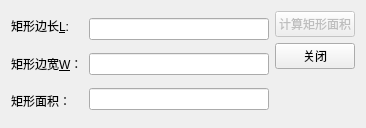
<?xml version="1.0" encoding="UTF-8"?>
<ui version="4.0">
 <class>RectangleDialog</class>
 <widget class="QDialog" name="RectangleDialog">
  <property name="geometry">
   <rect>
    <x>0</x>
    <y>0</y>
    <width>366</width>
    <height>128</height>
   </rect>
  </property>
  <property name="windowTitle">
   <string>矩形面积计算窗口</string>
  </property>
  <layout class="QGridLayout" name="gridLayout">
   <item row="0" column="0" rowspan="2">
    <layout class="QVBoxLayout" name="verticalLayout">
     <item>
      <widget class="QLabel" name="label_1">
       <property name="text">
        <string>&lt;html&gt;&lt;head/&gt;&lt;body&gt;&lt;p&gt;矩形边长&amp;amp;L:&lt;/p&gt;&lt;/body&gt;&lt;/html&gt;</string>
       </property>
       <property name="buddy">
        <cstring>lengthEdit</cstring>
       </property>
      </widget>
     </item>
     <item>
      <widget class="QLabel" name="label_2">
       <property name="text">
        <string>&lt;html&gt;&lt;head/&gt;&lt;body&gt;&lt;p&gt;矩形边宽&amp;amp;W：&lt;/p&gt;&lt;/body&gt;&lt;/html&gt;</string>
       </property>
       <property name="buddy">
        <cstring>widthEdit</cstring>
       </property>
      </widget>
     </item>
     <item>
      <widget class="QLabel" name="label_3">
       <property name="text">
        <string>&lt;html&gt;&lt;head/&gt;&lt;body&gt;&lt;p&gt;矩形面积：&lt;/p&gt;&lt;/body&gt;&lt;/html&gt;</string>
       </property>
       <property name="buddy">
        <cstring>rectangleAreaEdit</cstring>
       </property>
      </widget>
     </item>
    </layout>
   </item>
   <item row="0" column="1" rowspan="2">
    <layout class="QVBoxLayout" name="verticalLayout_2">
     <item>
      <widget class="QLineEdit" name="lengthEdit"/>
     </item>
     <item>
      <widget class="QLineEdit" name="widthEdit"/>
     </item>
     <item>
      <widget class="QLineEdit" name="rectangleAreaEdit"/>
     </item>
    </layout>
   </item>
   <item row="0" column="2">
    <layout class="QVBoxLayout" name="verticalLayout_3">
     <item>
      <widget class="QPushButton" name="calculateButton">
       <property name="enabled">
        <bool>false</bool>
       </property>
       <property name="text">
        <string>计算矩形面积</string>
       </property>
       <property name="default">
        <bool>true</bool>
       </property>
      </widget>
     </item>
     <item>
      <widget class="QPushButton" name="closeButton">
       <property name="text">
        <string>关闭</string>
       </property>
      </widget>
     </item>
    </layout>
   </item>
   <item row="1" column="2">
    <spacer name="verticalSpacer">
     <property name="orientation">
      <enum>Qt::Vertical</enum>
     </property>
     <property name="sizeHint" stdset="0">
      <size>
       <width>17</width>
       <height>38</height>
      </size>
     </property>
    </spacer>
   </item>
  </layout>
 </widget>
 <layoutdefault spacing="6" margin="11"/>
 <resources/>
 <connections/>
</ui>
